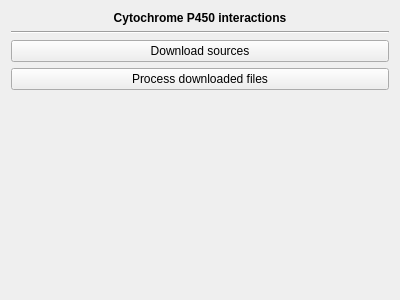
<?xml version="1.0" encoding="UTF-8"?>
<ui version="4.0">
 <class>IAMDb::CytochromeP450InteractionsPage</class>
 <widget class="QWidget" name="IAMDb::CytochromeP450InteractionsPage">
  <property name="geometry">
   <rect>
    <x>0</x>
    <y>0</y>
    <width>400</width>
    <height>300</height>
   </rect>
  </property>
  <property name="windowTitle">
   <string>Form</string>
  </property>
  <layout class="QGridLayout" name="gridLayout">
   <item row="0" column="0">
    <widget class="QLabel" name="label">
     <property name="font">
      <font>
       <weight>75</weight>
       <bold>true</bold>
      </font>
     </property>
     <property name="text">
      <string>Cytochrome P450 interactions</string>
     </property>
     <property name="alignment">
      <set>Qt::AlignCenter</set>
     </property>
    </widget>
   </item>
   <item row="1" column="0">
    <widget class="Line" name="line">
     <property name="orientation">
      <enum>Qt::Horizontal</enum>
     </property>
    </widget>
   </item>
   <item row="2" column="0">
    <widget class="QPushButton" name="download">
     <property name="text">
      <string>Download sources</string>
     </property>
    </widget>
   </item>
   <item row="3" column="0">
    <widget class="QPushButton" name="process">
     <property name="text">
      <string>Process downloaded files</string>
     </property>
    </widget>
   </item>
   <item row="4" column="0">
    <spacer name="verticalSpacer">
     <property name="orientation">
      <enum>Qt::Vertical</enum>
     </property>
     <property name="sizeHint" stdset="0">
      <size>
       <width>20</width>
       <height>40</height>
      </size>
     </property>
    </spacer>
   </item>
  </layout>
 </widget>
 <resources/>
 <connections/>
</ui>
